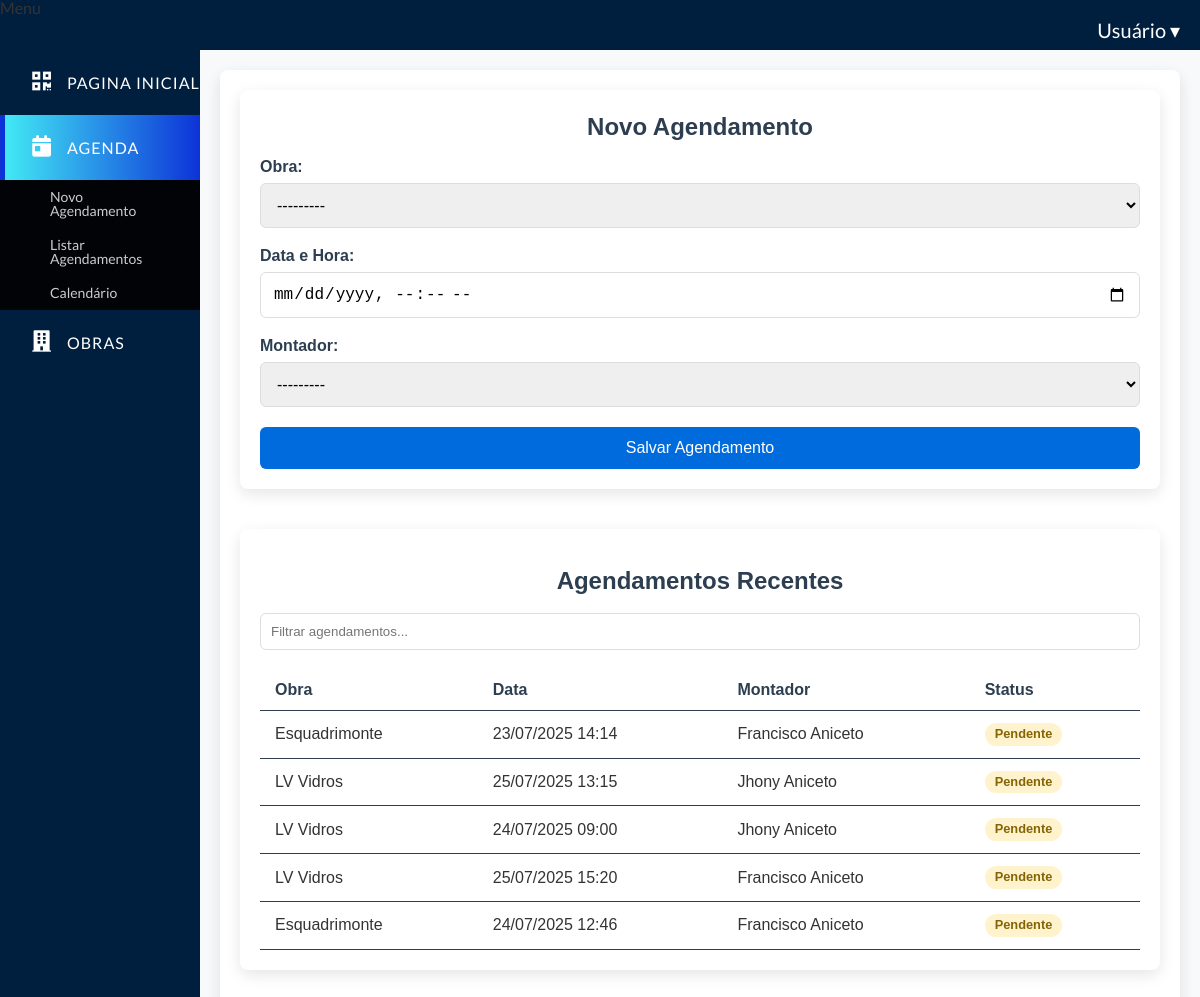
Page /agenda/novo/ (signed in) on the earlier database version.
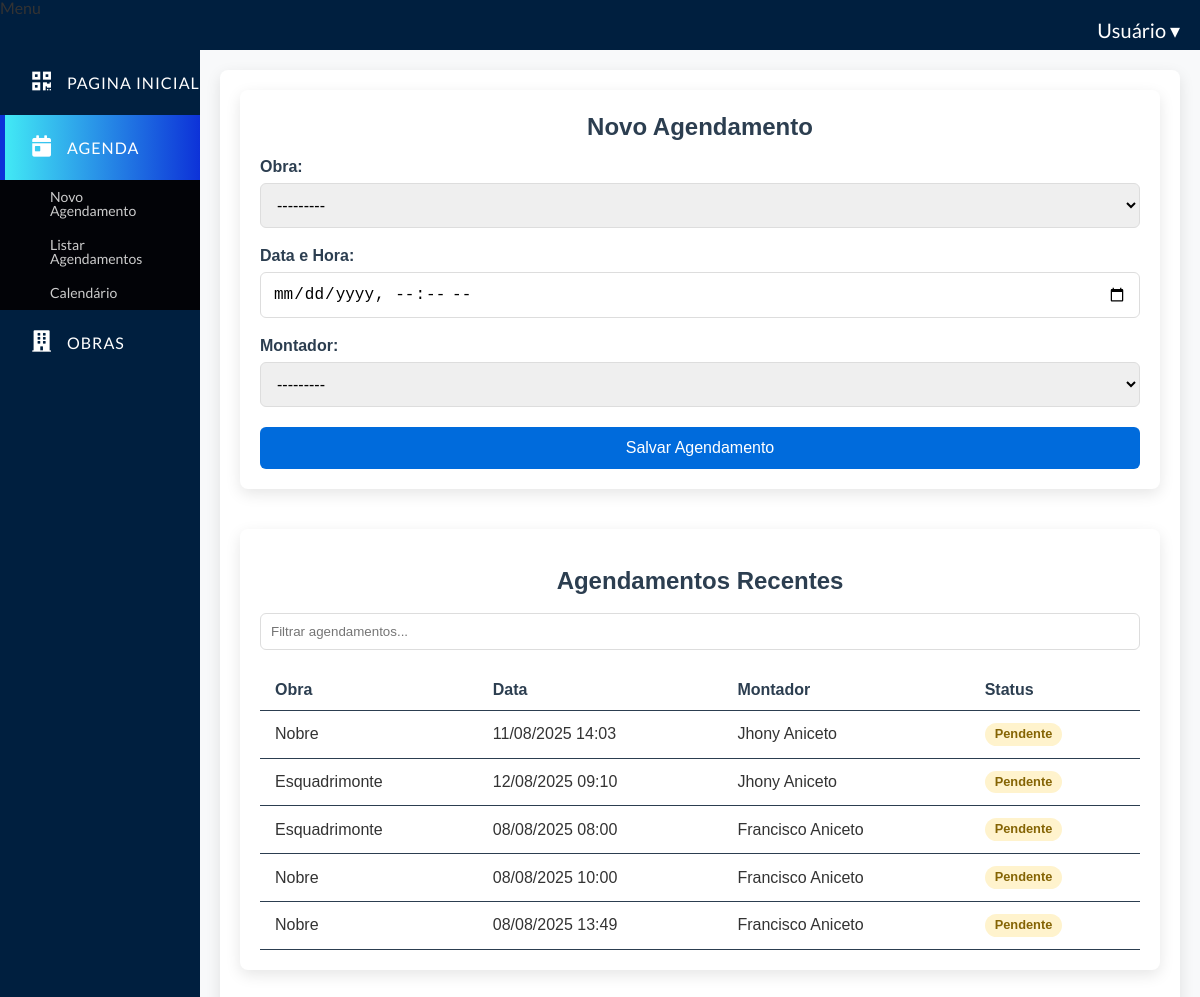
Same page on the later database version.
### agenda/models.py (models this page shows, shortened)
class Agendamento(models.Model):
    obra = models.ForeignKey(
        Obra,
        on_delete=models.CASCADE,
        related_name='agendamentos',
        verbose_name='Obra relacionada'
    )
    data_criacao = models.DateTimeField(auto_now_add=True, verbose_name='Data de Criação')
    montador = models.ForeignKey(
        usuario,
        on_delete=models.SET_NULL,
        null=True,
        verbose_name='Montador Responsável',
        limit_choices_to={'cargo__nome': 'Montador', 'ativo': True}
    )
    data_agendamento = models.DateTimeField(
        verbose_name='Data de Agendamento',
        null=True,  # Adicionado para permitir agendamentos sem data
        blank=True
    )
    realizado = models.BooleanField(default=False, verbose_name='Agendamento Realizado?')
    cancelado = models.BooleanField(default=False, verbose_name='Agendamento Cancelado?')  # Novo campo
    STATUS_CHOICES = [
        ('pendente', 'Pendente'),
        ('em_andamento', 'Em Andamento'),
        ('realizado', 'Realizado'),
        ('cancelado', 'Cancelado'),
    ]
    status = models.CharField(
        max_length=20,
        choices=STATUS_CHOICES,
        default='pendente',
        verbose_name='Status do Agendamento'
    )
    class Meta:
        verbose_name = 'Agendamento'
        verbose_name_plural = 'Agendamentos'
        ordering = ['-data_agendamento']
        constraints = [
            models.UniqueConstraint(
                fields=['montador', 'data_agendamento'],
                name='unique_montador_agendamento',
                violation_error_message='Esse montador já tem um agendamento para esse horário.',
                condition=models.Q(data_agendamento__isnull=False)  # Só aplica se tiver data
            )
        ]

### obra/models.py (models this page shows, shortened)
class Obra(models.Model):
    STATUS_PENDENTE = 'pendente'
    STATUS_ANDAMENTO = 'em_andamento'
    STATUS_REALIZADO = 'Realizado'
    STATUS_CANCELADA = 'cancelada'
    STATUS_EXCLUIDA = 'excluida'
    STATUS_CHOICES = [
        (STATUS_PENDENTE, 'Pendente'),
        (STATUS_ANDAMENTO, 'Em Andamento'),
        (STATUS_REALIZADO, 'Realizado'),
        (STATUS_CANCELADA, 'Cancelada'),
        (STATUS_EXCLUIDA, 'Excluída'),
    ]
    status = models.CharField('Status', max_length=20, choices=STATUS_CHOICES, default=STATUS_PENDENTE)
    nome = models.CharField('nome', max_length=50)
    numero = models.IntegerField('numero controle')
    endereco = models.TextField('endereço', max_length=200, null=True, blank=True)
    data_criacao = models.DateTimeField('Data de criação', auto_now_add=True)
    cliente = models.CharField('nome cliente', max_length=50)
    previsao_entrega = models.DateTimeField('Data prevista para entrega', null=True, blank=True)
    data_alteracao = models.DateTimeField(auto_now=True)
    excluido = models.BooleanField(default=False)
    usuario_exclusao = models.ForeignKey(
        settings.AUTH_USER_MODEL, on_delete=models.SET_NULL, null=True, blank=True, related_name='obras_excluidas'
    )
    data_exclusao = models.DateTimeField(null=True, blank=True)
    def __str__(self):
        return self.nome
    class Meta:
        verbose_name = 'Obra'
        verbose_name_plural = 'Obras'
        ordering = ['-data_criacao']

### usuario/models.py (models this page shows)
class usuario(AbstractUser):
    nome = models.CharField('Nome', max_length=200)
    cpf = models.CharField('CPF', max_length=11, unique=True)
    email = models.EmailField('E-mail')
    telefone = models.CharField('Telefone', max_length=20, null=True, blank=True)
    cargo = models.ForeignKey(Cargo, verbose_name='Cargo', on_delete=models.SET_NULL, null=True)
    data_admissao = models.DateField('Data de Admissão', null=True, blank=True)
    ativo = models.BooleanField('Ativo', default=True)
    def __str__(self):
        name = self.get_full_name()
        if name and name.strip():
            return name.strip()
        return self.username or f"Usuário #{self.id}"

### agenda/views.py (the view)
# urls.py: path('novo/', views.novo_agendamento, name='novo_agendamento'),
@login_required
def novo_agendamento(request, id=None):
    obra_selecionada = None
    if id:
        obra_selecionada = get_object_or_404(Obra, id=id)
    if request.method == 'POST':
        form = AgendamentoForm(request.POST)
        if form.is_valid():
            agendamento = form.save(commit=False)
            if agendamento.obra.status != 'pendente':
                messages.error(request, 'Só é permitido agendar obras com status "Pendente".')
                return redirect('agenda:agenda_adicionar_com_obra', id=agendamento.obra.id)
            agendamento.data_criacao = now()
            agendamento.realizado = False
            agendamento.save()
            if agendamento.obra:
                agendamento.obra.previsao_entrega = agendamento.data_agendamento
                agendamento.obra.status = 'em_andamento'
                agendamento.obra.save()
            messages.success(request, 'Agendamento criado com sucesso!')
            return redirect('agenda:novo_agendamento')
        else: # Se o formulário não for válido, exibe os erros e o formulário preenchido
            messages.error(request, 'O formulário contém erros. Verifique os campos.')
            agendamentos = Agendamento.objects.all().order_by('-data_criacao')[:5]
            obras_filtradas = Obra.objects.filter(status='pendente')
            return render(request, 'agenda/novo_agendamento.html', {
                'form': form,
                'agendamentos': agendamentos,
                'obras_pendentes': obras_filtradas,
                'obra_selecionada': obra_selecionada
            })
    else:  # Lógica para requisições GET
        initial = {'obra': obra_selecionada} if obra_selecionada else {}
        form = AgendamentoForm(initial=initial)
    agendamentos = Agendamento.objects.all().order_by('-data_criacao')[:5]
    status_filter = request.GET.get('status')
    if status_filter:
        obras_filtradas = Obra.objects.filter(status=status_filter)
    else:
        obras_filtradas = Obra.objects.filter(status='pendente')
    template_name = 'agenda/novo_agendamento.html' if not request.GET.get('modal') else 'agenda/formAgendamento.html'
    return render(request, template_name, {
        'form': form,
        'agendamentos': agendamentos,
        'obras_pendentes': obras_filtradas,
        'obra_selecionada': obra_selecionada,
        'status_filter': status_filter
    })

### agenda/forms.py
class AgendamentoForm(forms.ModelForm):
    class Meta:
        model = Agendamento
        fields = ['obra', 'data_agendamento', 'montador']  # Somente a obra será selecionada pelo usuário
        widgets = {
            'data_agendamento': forms.DateTimeInput(attrs={'type': 'datetime-local'},
        )}
    def __init__(self, *args, **kwargs):
        super().__init__(*args, **kwargs)
        self.fields['obra'].queryset = Obra.objects.filter(
            previsao_entrega__isnull=True
        ).exclude(
            agendamentos__isnull=False
        ).distinct()
        self.fields['montador'].queryset = usuario.objects.filter(cargo__nome='Montador', ativo=True).select_related('cargo')

### templates/agenda/novo_agendamento.html (shortened to what this page needs)
{% extends 'base.html' %}
{% load static %}
{% block extra_css %}
<link rel="stylesheet" href="{% static 'agenda/formAgendamento.css' %}">
{% endblock %}
{% block content %}
<div class="agendamento-container">
  <div class="form-container">
    <h2>Novo Agendamento</h2>
    <form method="post" id="agendamento-form">
      <div class="form-group">
        <label for="id_obra">Obra:</label>
        {{ form.obra }}
      </div>
      <div class="form-group">
        <label for="id_data_agendamento">Data e Hora:</label>
        {{ form.data_agendamento }}
      </div>
      <div class="form-group">
        <label for="id_montador">Montador:</label>
        {{ form.montador }}
      </div>
      <button type="submit" class="btn-submit">Salvar Agendamento</button>
    </form>
  </div>
  <div class="agendamentos-list">
    <h2>Agendamentos Recentes</h2>
    <div class="search-container">
      <input type="text" id="search-agendamentos" placeholder="Filtrar agendamentos...">
    </div>
    <table id="agendamentos-table">
      <thead>
        <tr>
          <th>Obra</th>
          <th>Data</th>
          <th>Montador</th>
          <th>Status</th>
        </tr>
      </thead>
      <tbody>
        {% for agendamento in agendamentos %}
        <tr>
          <td>{{ agendamento.obra.nome }}</td>
          <td>{{ agendamento.data_agendamento|date:"d/m/Y H:i" }}</td>
          <td>{{ agendamento.montador }}</td>
          <td>
            <span class="status-badge {% if agendamento.realizado %}realizado{% else %}pendente{% endif %}">
              {% if agendamento.realizado %}Realizado{% else %}Pendente{% endif %}
            </span>
          </td>
        </tr>
        {% empty %}
        <tr>
          <td colspan="4">Nenhum agendamento cadastrado</td>
        </tr>
        {% endfor %}
      </tbody>
    </table>
  </div>
</div>
{% endblock %}

Differences in the rows shown:
no longer on this page (row unchanged): Agendamento: obra.nome "Esquadrimonte", data_agendamento "23/07/2025 14:14", montador "Francisco Aniceto", realizado "Pendente"
no longer on this page (row unchanged): Agendamento: obra.nome "LV Vidros", data_agendamento "25/07/2025 13:15", montador "Jhony Aniceto", realizado "Pendente"
no longer on this page (row unchanged): Agendamento: obra.nome "LV Vidros", data_agendamento "24/07/2025 09:00", montador "Jhony Aniceto", realizado "Pendente"
no longer on this page (row unchanged): Agendamento: obra.nome "LV Vidros", data_agendamento "25/07/2025 15:20", montador "Francisco Aniceto", realizado "Pendente"
no longer on this page (row unchanged): Agendamento: obra.nome "Esquadrimonte", data_agendamento "24/07/2025 12:46", montador "Francisco Aniceto", realizado "Pendente"
added Agendamento: obra.nome "Nobre", data_agendamento "11/08/2025 14:03", montador "Jhony Aniceto", realizado "Pendente"
added Agendamento: obra.nome "Esquadrimonte", data_agendamento "12/08/2025 09:10", montador "Jhony Aniceto", realizado "Pendente"
added Agendamento: obra.nome "Esquadrimonte", data_agendamento "08/08/2025 08:00", montador "Francisco Aniceto", realizado "Pendente"
added Agendamento: obra.nome "Nobre", data_agendamento "08/08/2025 10:00", montador "Francisco Aniceto", realizado "Pendente"
added Agendamento: obra.nome "Nobre", data_agendamento "08/08/2025 13:49", montador "Francisco Aniceto", realizado "Pendente"
